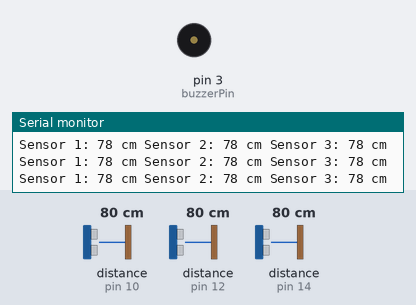
The sketch below on a simulated Arduino Uno, built with avr-gcc and run on an emulated ATmega328P. On the bench: buzzer (waves = sounding), the last lines printed to the serial monitor. Wiring (inferred from the names in the program): 3 × ultrasonic range finder: trigger pin 9, echo pin 10 / trigger pin 11, echo pin 12 / trigger pin 13, echo pin 14. The inputs (shaded band) are chosen by the test bench; at power-on: distance to the obstacle (sensors on pin 10, pin 12, pin 14) 80 cm. The echo pulse lasts 58.3 µs per cm.

Above: at 1.2 s.
1.3 s: distance to the obstacle (sensor on pin 10) set to 47 cm
At 2.6 s:
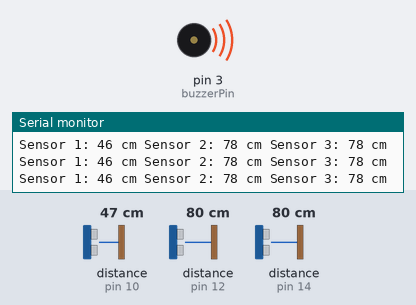
2.9 s: distance to the obstacle (sensor on pin 12) set to 2 cm
At 3.8 s:
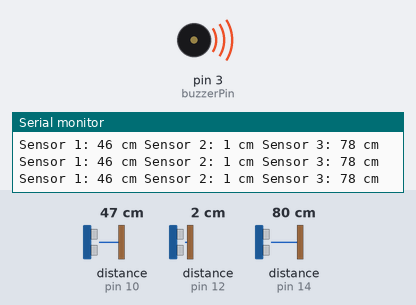
Timing chart, 0 to 5.9 s (numbered marks = the images above; inputs shaded):
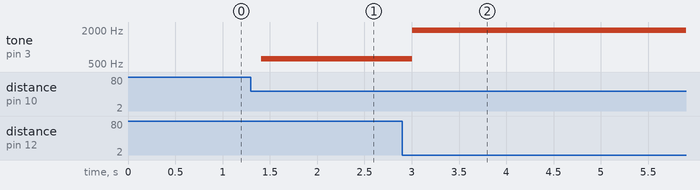

Measured:
- after the input at 1.3 s, tone on pin 3 (buzzerPin): silent → 620 Hz after 0.11 s
- after the input at 2.9 s, tone on pin 3 (buzzerPin): 620 Hz → 1970 Hz after 0.10 s

The sketch:

e-stick_for_the_blind.ino
```cpp
const int trigPin1 = 9;
const int echoPin1 = 10;
const int trigPin2 = 11;
const int echoPin2 = 12;
const int trigPin3 = 13;
const int echoPin3 = 14;
const int buzzerPin = 3;
int distance1 , distance2 , distance3;
int getDistance(int trigPin, int echoPin) {
  digitalWrite(trigPin, LOW);
  delayMicroseconds(2);
  digitalWrite(trigPin, HIGH);
  delayMicroseconds(10);
  digitalWrite(trigPin, LOW);
  long duration = pulseIn(echoPin, HIGH);
  int distance = duration * 0.034 / 2;
  return distance;
}
void setup() {
  pinMode(trigPin1, OUTPUT);
  pinMode(echoPin1, INPUT);
  pinMode(trigPin2, OUTPUT);
  pinMode(echoPin2, INPUT);
  pinMode(trigPin3, OUTPUT);
  pinMode(echoPin3, INPUT);
  pinMode(buzzerPin, OUTPUT);
  Serial.begin(9600);
}
int mi(){
  return min(distance1 , min(distance2 , distance3));
  }
void loop() {
  distance1 = getDistance(trigPin1, echoPin1);
  distance2 = getDistance(trigPin2, echoPin2);
  distance3 = getDistance(trigPin3, echoPin3);
  int minDistance = mi();
  if (minDistance > 0 && minDistance <= 50) {
    int frequency = map(minDistance, 50, 0, 500, 2000);
    tone(buzzerPin, frequency);
  } else {
    noTone(buzzerPin);
  }

  Serial.print("Sensor 1: "); Serial.print(distance1); Serial.print(" cm ");
  Serial.print("Sensor 2: "); Serial.print(distance2); Serial.print(" cm ");
  Serial.print("Sensor 3: "); Serial.print(distance3); Serial.print(" cm ");
  Serial.println();
  delay(100);
}
```
